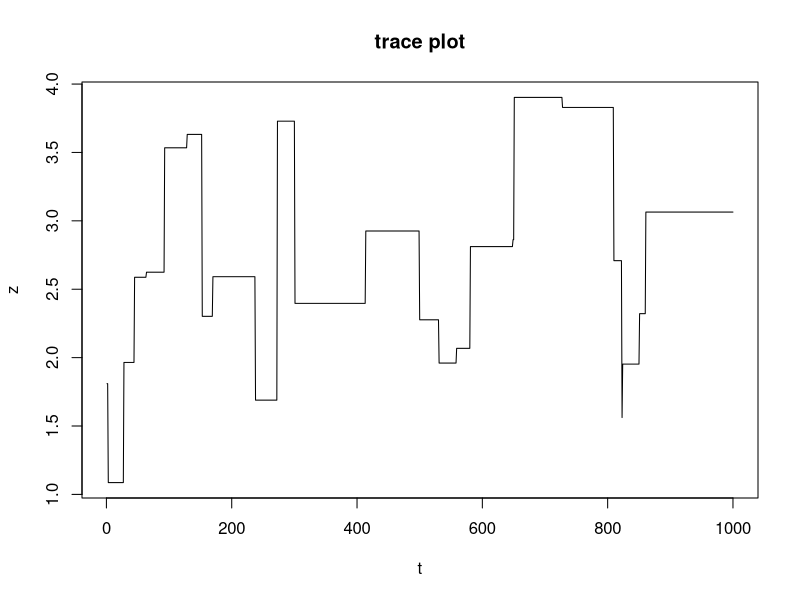
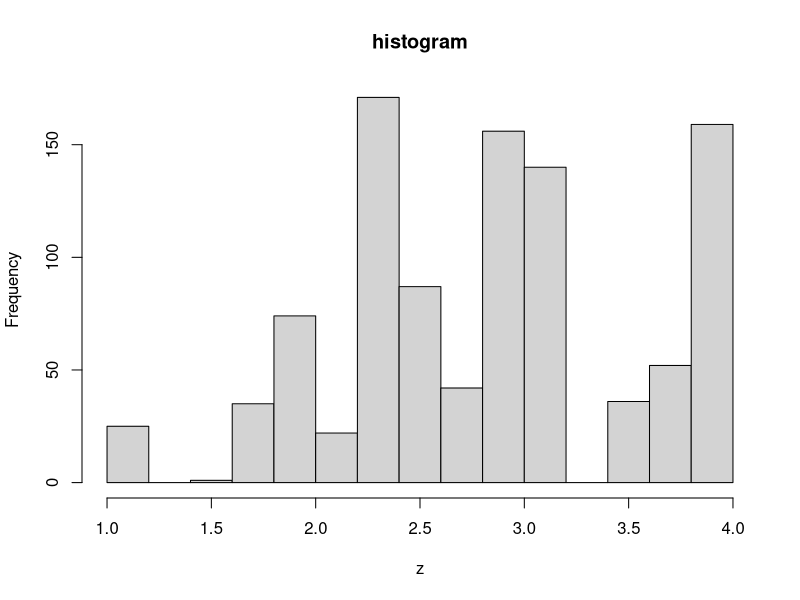
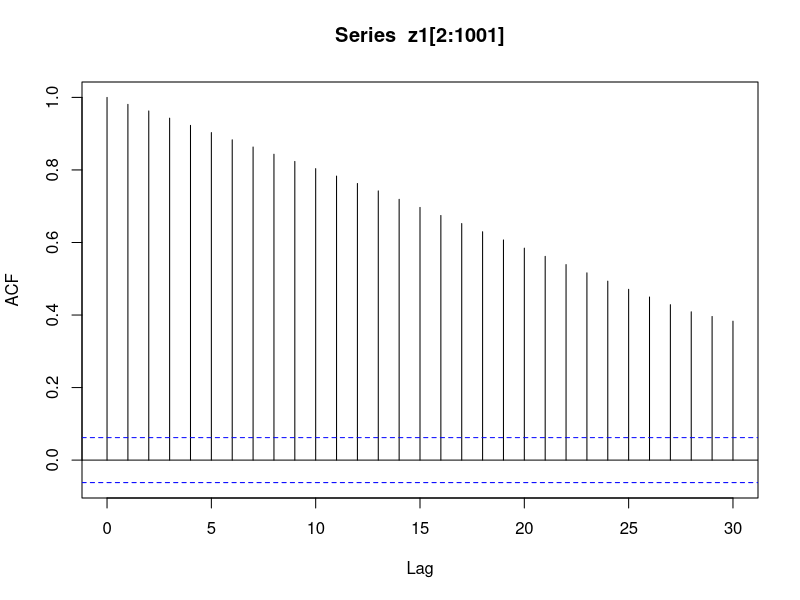
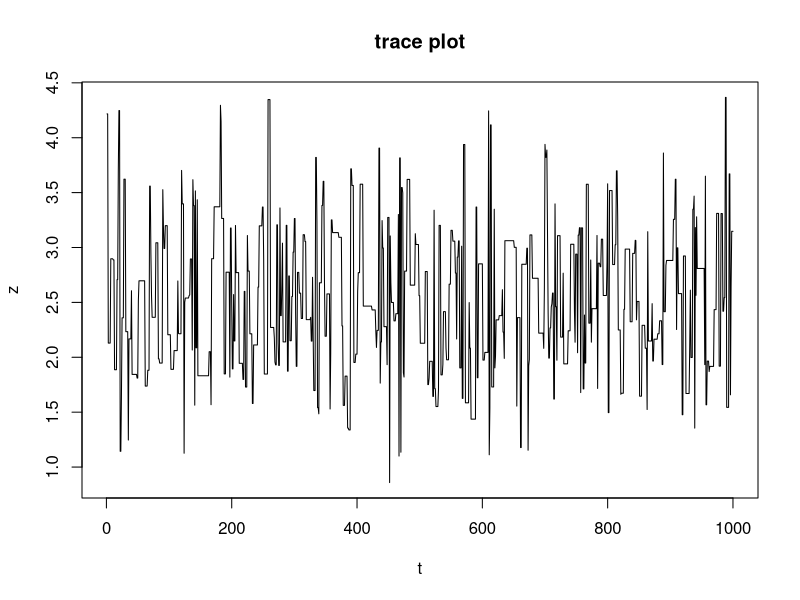
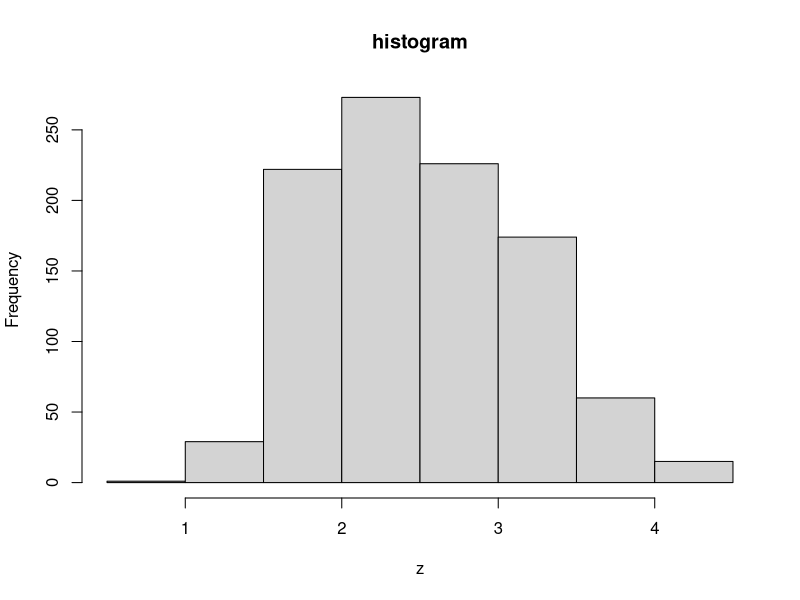
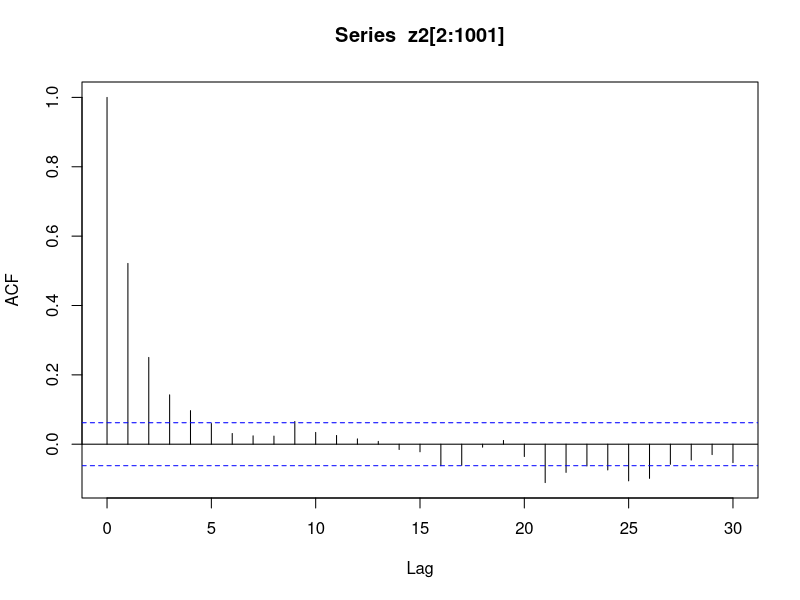

Reproduce these figures in R, in order.
## ---- chunk 1
knitr::opts_chunk$set(echo = TRUE)
## ---- chunk 2
rnum_q1 = runif(n=100,min = 0,max = 1)
samplestate_one = 1:100   #samplessize 100
for(i in 1:100)           
{
  if(rnum_q1[i] >0.5)      # ”fair coin” proposal
    samplestate_one[i] = 1    
  else
    samplestate_one[i] = 0
}
for(i in 1:99)  
{
  if(samplestate_one[i] == 0 & samplestate_one[i+1] ==1)  #apply accept/reject technique
  {
    index = runif(n=1,min = 0,max = 3)
    if(index <=1)
      samplestate_one[i+1] = 1
    else
      samplestate_one[i+1] = 0
  }
}
p = length(which(samplestate_one == 1))/100
cat("Rainy days probability with 100 samples is",p)

rnum_q1 = runif(n=1000,min = 0,max = 1)
samplestate_one = 1:1000   #samplessize 100
for(i in 1:1000)
{
  if(rnum_q1[i] >0.5)
    samplestate_one[i] = 1    
  else
    samplestate_one[i] = 0
}
for(i in 1:999)  #apply accept/reject technique
{
  if(samplestate_one[i] == 0 & samplestate_one[i+1] ==1)
  {
    index = runif(n=1,min = 0,max = 3)
    if(index <=1)
      samplestate_one[i+1] = 1
    else
      samplestate_one[i+1] = 0
  }
}
p = length(which(samplestate_one == 1))/1000
cat("\nRainy days probability with 1000 samples is",p)
## ---- chunk 3
u11 = runif(n=1000,min = 0,max = 1)  
y1 = -log(1-u11) / 2     #proposal chain by the exponential distribution of lambda = 2
u12 = runif(n=1000,min = 0,max = 1)   #supplementary uniform sample
R1 = function(theta1,theta2)
{
  f1 =  0.5*exp(-0.5*theta1)*theta1^13*exp(-5*theta1)/1728*theta2*exp(-2*theta2)  #f(theta1)*g(theta2)
  f2 = 0.5*exp(-0.5*theta2)*theta2^13*exp(-5*theta2)/1728*theta1*exp(-2*theta1)  # f(theta2)*g(theta1)
  return(f1/f2)
}

z1 = 1:1001
z1[1] = runif(1,min = 0,max = 1)   # initial value z0
for(i in 1:1000)
{
  if(R1(y1[i],z1[i])>=u12[i])
    z1[i+1] = y1[i]
  else
    z1[i+1] = z1[i]
}
cat("The posterior mean is ",mean(z1[2:1001]))
## ---- chunk 4
y2 = rnorm(n=1000,mean = 2,sd=2)   #proposal chain sigma =2
u22 = runif(n=1000,min = 0,max = 1)   #supplementary uniform sample
R2 = function(theta1,theta2)
{
  f1 =  0.5*exp(-0.5*theta1)*theta1^13*exp(-5*theta1)/1728      #f(theta1)
  f2 = 0.5*exp(-0.5*theta2)*theta2^13*exp(-5*theta2)/1728    # f(theta2)
  return(f1/f2)
}

z2 = 1:1001
z2[1] = runif(1,min = 0,max = 1)   # initial value z0
for(i in 1:1000)
{
  if(R2(y2[i],z2[i])>=u22[i])
    z2[i+1] = y2[i]
  else
    z2[i+1] = z2[i]
}
cat("The posterior mean is ",mean(z2[2:1001]))
## ---- chunk 5
library(coda)
geweke.diag(z1[2:1001], frac1=0.1, frac2=0.5) 
geweke.diag(z2[2:1001], frac1=0.1, frac2=0.5)
## ---- chunk 6
library(coda)
x1 = list()
for(i in 1:10)
{
  u1 = runif(n=1000,min = 0,max = 1)  
y = -log(1-u1) / 2  #proposal chain by the exponential distribution of lambda = 2
u2 = runif(n=1000,min = 0,max = 1)   #supplementary uniform sample
R = function(theta1,theta2)
{
  f1 =  0.5*exp(-0.5*theta1)*theta1^13*exp(-5*theta1)/1728*theta2*exp(-2*theta2)  #f(theta1)*g(theta2)
  f2 = 0.5*exp(-0.5*theta2)*theta2^13*exp(-5*theta2)/1728*theta1*exp(-2*theta1)  # f(theta2)*g(theta1)
  return(f1/f2)
}

z = 1:1001
z[1] = runif(1,min = 0,max = 1)   # initial value z0
for(i in 1:1000)
{
  if(R(y[i],z[i])>=u2[i])
    z[i+1] = y[i]
  else
    z[i+1] = z[i]
}
x1 = cbind(x1,z)
}
B1 = 1000/(10-1) * var(unlist(x1))
W1 = 1/10 *(var(unlist(x1[,1]))+var(unlist(x1[,2]))+var(unlist(x1[,3]))+var(unlist(x1[,4]))+var(unlist(x1[,5]))+var(unlist(x1[,6]))+var(unlist(x1[,7]))+var(unlist(x1[,8]))+var(unlist(x1[,9]))+var(unlist(x1[,10])))
V1= (1 -2/10)*W1 + (2/10)*B1
R1 = sqrt(V1/W1)
cat("The Geweke statistics for the chains is", R1)

x2 = list()
for(i in 1:10)
{
  y = rnorm(n=1000,mean = 2,sd=2)   #proposal chain sigma =2
u = runif(n=1000,min = 0,max = 1)   #supplementary uniform sample
R = function(theta1,theta2)
{
  f1 =  0.5*exp(-0.5*theta1)*theta1^13*exp(-5*theta1)/1728      #f(theta1)
  f2 = 0.5*exp(-0.5*theta2)*theta2^13*exp(-5*theta2)/1728    # f(theta2)
  return(f1/f2)
}

z = 1:1001
z[1] = runif(1,min = 0,max = 1)   # initial value z0
for(i in 1:1000)
{
  if(R(y[i],z[i])>=u[i])
    z[i+1] = y[i]
  else
    z[i+1] = z[i]
}
x2 = cbind(x2,z)
}
B2 = 1000/(10-1) * var(unlist(x2))
W2 = 1/10 *(var(unlist(x2[,1]))+var(unlist(x2[,2]))+var(unlist(x2[,3]))+var(unlist(x2[,4]))+var(unlist(x2[,5]))+var(unlist(x2[,6]))+var(unlist(x2[,7]))+var(unlist(x2[,8]))+var(unlist(x2[,9]))+var(unlist(x2[,10])))
V2= (1 -2/10)*W2 + (2/10)*B2
R2 = sqrt(V2/W2)
cat("\nThe Geweke statistics for the chains is", R2)
## ---- chunk 7
cat("The posterior mean by burn-in is",mean(z1[101:500]))
s1=1:100
for( i in 1:100)
{
  s1[i] =z1[2+(i-1)]
}
cat("\nThe posterior mean by skip is",mean(s1))
## ---- chunk 8
cat("The posterior mean by burn-in is ",mean(z2[101:500]))
s2=1:100
for( i in 1:100)
{
  s2[i] =z2[2+(i-1)]
}
cat("\nThe posterior mean by skip is",mean(s2))
## ---- chunk 9
library(coda)
geweke.diag(z1[101:500], frac1=0.1, frac2=0.5)
geweke.diag(s1, frac1=0.1, frac2=0.5)
geweke.diag(z2[101:500], frac1=0.1, frac2=0.5)
geweke.diag(s2, frac1=0.1, frac2=0.5)
## ---- chunk 10
library(coda)
my_outs = mcmc(z1[2:1001])
traceplot(my_outs,main = "trace plot",xlab = "t",ylab = "z", smooth = F)

## ---- chunk 11
hist(z1[2:1001],xlab = "z",main = "histogram")
## ---- chunk 12
acf(z1[2:1001], lag.max = NULL, type = c("correlation", "covariance",
  "partial"), plot = TRUE)
## ---- chunk 13
library(coda)
my_outs = mcmc(z2[2:1001])
traceplot(my_outs,main = "trace plot",xlab = "t",ylab = "z", smooth = F)

## ---- chunk 14
hist(z2[2:1001],xlab = "z",main = "histogram")
## ---- chunk 15
acf(z2[2:1001], lag.max = NULL, type = c("correlation", "covariance",
  "partial"), plot = TRUE)
